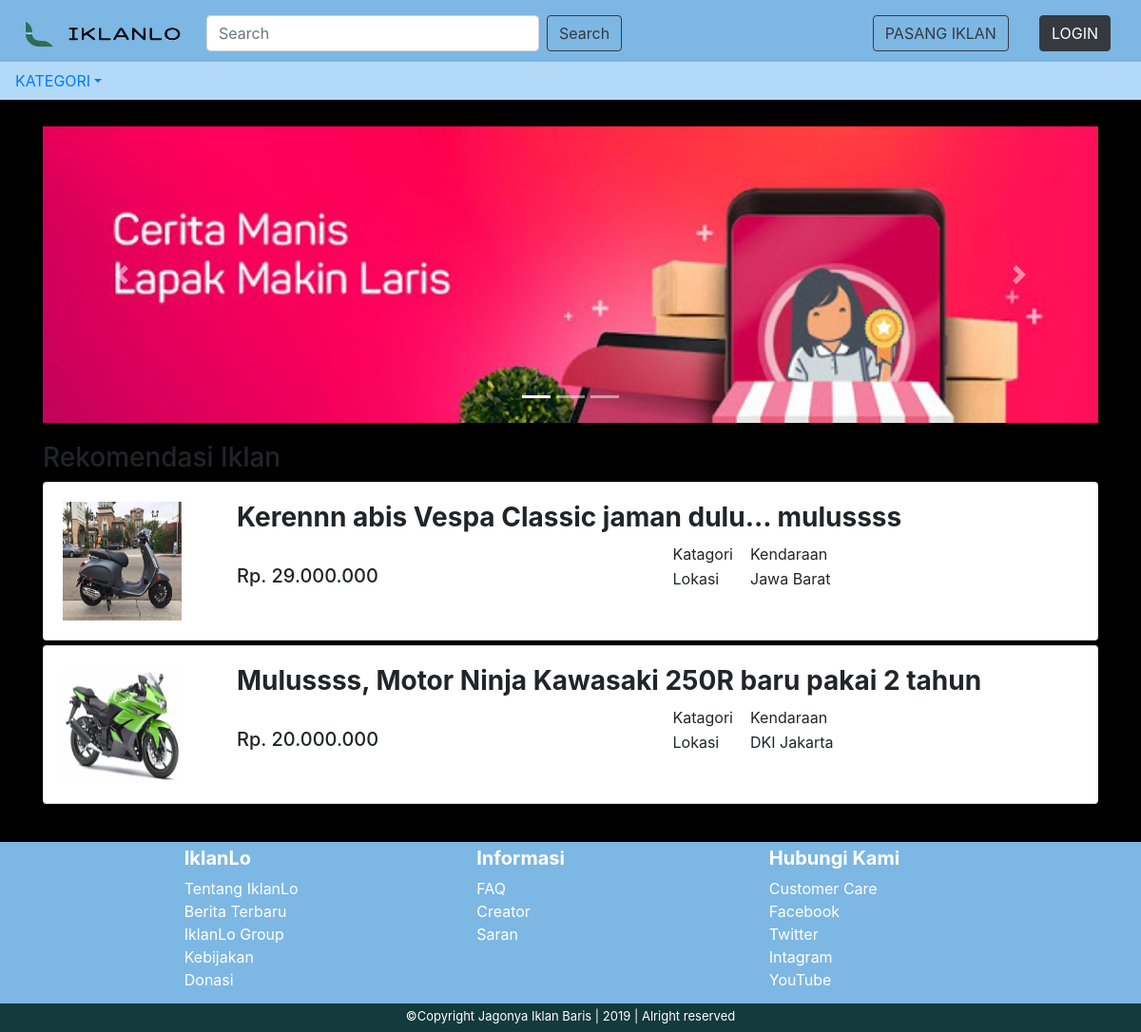
/sub_kendaraan.php?sub=Motor, run on the app's committed database.
### tables this page shows
CREATE TABLE `kendaraan` (
  `id_iklan` int(10) NOT NULL,
  `jenis` varchar(50) NOT NULL,
  `tahun` varchar(10) NOT NULL,
  `ket_k` text NOT NULL,
  `id_k` varchar(10) NOT NULL
);

CREATE TABLE `barang` (
  `id_iklan` int(10) NOT NULL,
  `id_user` int(10) NOT NULL,
  `nama_barang` varchar(200) DEFAULT NULL,
  `kategori` varchar(50) NOT NULL,
  `harga` varchar(50) NOT NULL,
  `lokasi` varchar(50) NOT NULL,
  `gambar` varchar(300) NOT NULL
);

### sub_kendaraan.php (the view, shortened to what this page needs)
<?php
	include "open_db.php";
	$sub = $_GET["sub"];
	$sql = "SELECT * FROM barang
		INNER JOIN kendaraan ON barang.id_iklan = kendaraan.id_iklan
		WHERE jenis='$sub'";
	$query = mysqli_query($conn, $sql);
?>
<!DOCTYPE html>
<html>
<head>
	<link rel="stylesheet" type="text/css" href="css/bootstrap.css">
	<link rel="stylesheet" type="text/css" href="template.css">
</head>
<body>
	<div class="container">
		<div class="header">
			<nav class="navbar fixed-top" style="background-color: #7db7e3;">
				<form class="form-inline" method="GET" action="index_s.php">
            <a class="navbar-brand" href="index.php"><img src="logo.png" width="175" height="30"></a>
            <input class="form-control mr-sm-2" type="search" placeholder="Search" name="cari"
              aria-label="Search" style="width: 350px; margin-left: 10px;">
            <button class="btn btn-outline-dark my-2 my-sm-0" type="submit">Search</button>
          </form>
  				<ul class="nav justify-content-end" >
  					<li class="nav-item">
  						<a class="nav-link" href="form_iklan.php">
                <button type="button" class="btn btn-outline-dark">PASANG IKLAN</button>
              </a>
  					</li>
  					<li class="nav-item">
  						<a class="nav-link" href="login.php">
  							<button type="button" class="btn btn-dark">LOGIN</button>
  						</a>
  					</li>
  				</ul>
			</nav>
			<nav class="fixed-top" style="background-color: #b2d9f7; top: 65px;">
				<div class="nav-item dropdown megamenu-li">
       				<a class="nav-link dropdown-toggle" href="" id="dropdown" data-toggle="dropdown"
       					aria-haspopup="true" aria-expanded="false">KATEGORI</a>
      			</div>
			</nav>
		</div>
		<div class="main">
			<div id="carouselExampleIndicators" class="carousel slide" data-ride="carousel"
				style="margin-bottom: 20px;">
  				<ol class="carousel-indicators">
    				<li data-target="#carouselExampleIndicators" data-slide-to="0" class="active"></li>
    				<li data-target="#carouselExampleIndicators" data-slide-to="1"></li>
    				<li data-target="#carouselExampleIndicators" data-slide-to="2"></li>
  				</ol>
  				<div class="carousel-inner">
    				<div class="carousel-item active">
      					<img src="pic/image1.jpeg" class="d-block w-100">
   					</div>
  				</div>
  			<a class="carousel-control-prev" href="#carouselExampleIndicators" role="button" data-slide="prev">
    			<span class="carousel-control-prev-icon" aria-hidden="true"></span>
  			</a>
  			<a class="carousel-control-next" href="#carouselExampleIndicators" role="button" data-slide="next">
    			<span class="carousel-control-next-icon" aria-hidden="true"></span>
  			</a>
			</div>
			<h3>Rekomendasi Iklan</h3>
      <?php while ($data = mysqli_fetch_array($query)){ ?>
			<div class="card" style="margin-bottom: 5px;">
				<div class="card-body" >
					<div class="row">
            <div class="col-2">
              <img src="img/<?= $data["gambar"]; ?>" width="125px" height="125px">
            </div>
            <div class="col-10">
                <h3><strong><?php echo $data['nama_barang']; ?></strong></h3>
               <div class="row">
                <div class="col-6"><br>
                  <h5> Rp. <?php echo $data['harga']; ?><h5/>
                </div>
                <div class="col">
                <table>
                  <tr>
                    <td>Katagori</td>
                    <td>&emsp;<?php echo $data['kategori']; ?></td>
                  </tr>
                  <tr>
                    <td>Lokasi</td>
                    <td>&emsp;<?php echo $data['lokasi']; ?></td>
                  </tr>
                </table>
                </div>
               </div>
            </div>
          </div>
				</div>
			</div>
      <?php } ?>
		</div>
	</div>
	<div class="footer">
    <div class="ft-1" style="padding-top: 5px;">
      <div class="row justify-content-md-center" style="color: white;">
        <div class=" col-lg-3">
          <ul style="list-style: none">
            <li><h5><strong>IklanLo</strong></h5></li>
            <li>Tentang IklanLo</li>
            <li>Berita Terbaru</li>
            <li>IklanLo Group</li>
            <li>Kebijakan</li>
            <li>Donasi</li>
          </ul>
        </div>
        <div class="col-md-auto col-lg-3">
            <ul style="list-style: none">
            <li><h5><strong>Informasi</strong></h5></li>
            <li>FAQ</li>
            <li>Creator</li>
            <li>Saran</li>
          </ul>
        </div>
        <div class="col-lg-3">
           <ul style="list-style: none">
            <li><h5><strong>Hubungi Kami</strong></h5></li>
            <li>Customer Care</li>
            <li>Facebook</li>
            <li>Twitter</li>
            <li>Intagram</li>
            <li>YouTube</li>
          </ul>
        </div>
      </div>
    </div>
    <div class="ft-2">
      <center>
          <font size="2" color="white">
            &copy;Copyright Jagonya Iklan Baris | 2019 | Alright reserved
          </font>
        </center>
    </div>
  </div>
</body>
</html>

### template.css (style rules this page uses)
body { background-color: black !important; }
.container { height: 100%; }
.megamenu-li { position: static; }
.main { margin-top: 12%; }
.footer { margin-top: 40px; height: 200px; bottom: 0 auto; }
.ft-1 { height: 170px; bottom: 20px auto; background: #7db7e3; }
.ft-2 { height: 30px; background: #133a3d; bottom: 0 auto; }
ul { list-style-type: none; color: white; }

### data on the page
kendaraan: id_iklan.gambar (picture), id_iklan.nama_barang "Kerennn abis Vespa Classic jaman dulu... mulussss", id_iklan.harga "29.000.000", id_iklan.kategori "Kendaraan", id_iklan.lokasi "Jawa Barat"
kendaraan: id_iklan.gambar (picture), id_iklan.nama_barang "Mulussss, Motor Ninja Kawasaki 250R baru pakai 2 tahun", id_iklan.harga "20.000.000", id_iklan.kategori "Kendaraan", id_iklan.lokasi "DKI Jakarta"
